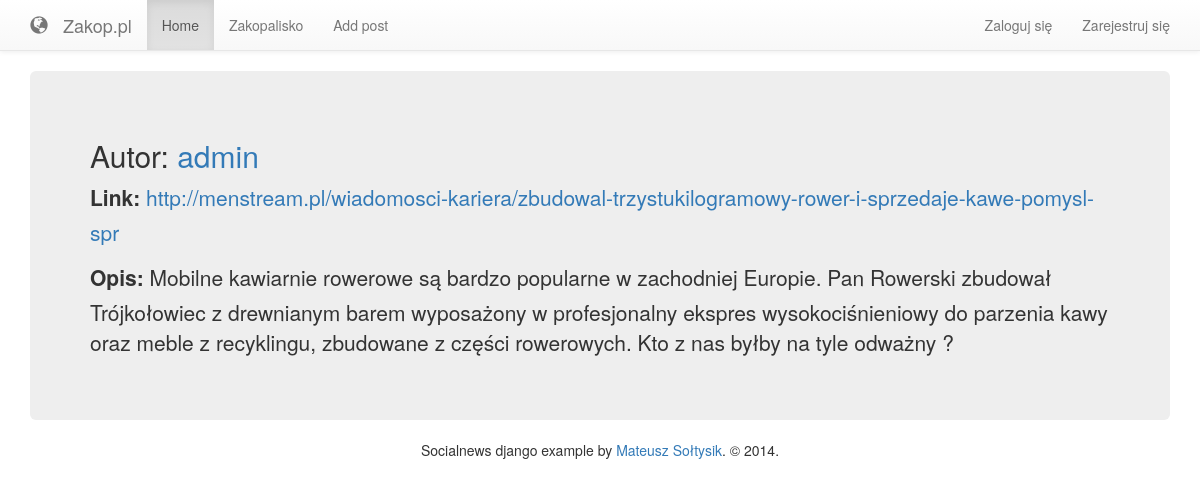
/post/1, run on an earlier commit of the app's database.
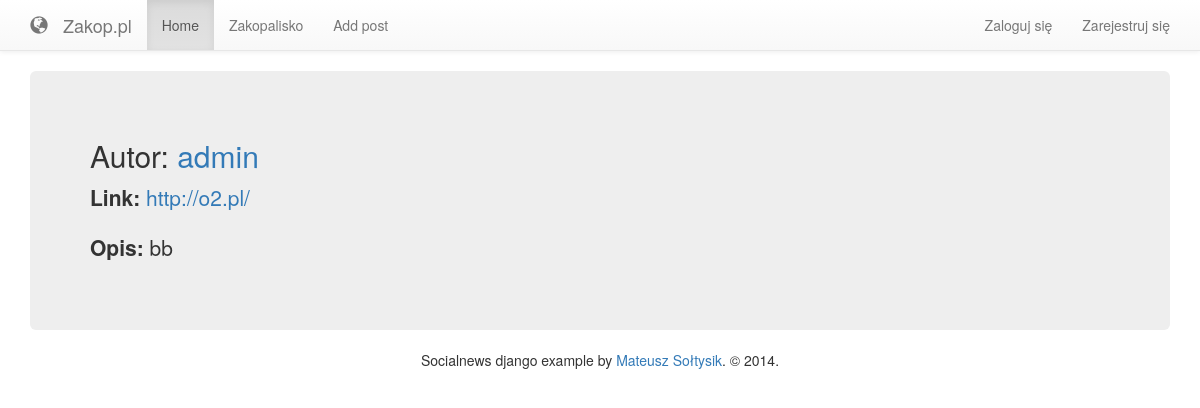
And on a later commit of the database.
### posts/models.py (models this page shows, shortened)
class Post(models.Model):
    title = models.CharField('Title', max_length=100, blank=False)
    author = models.ForeignKey(User, blank=False)
    url = models.URLField('URL', max_length=100, blank=False)
    submitted_on = models.DateTimeField(auto_now_add=True)
    tags = models.ManyToManyField(Tag)
    descriptions = models.TextField('Descriptions', max_length=100)
    points = models.DecimalField(default=0, max_digits=7, decimal_places=2)
    with_votes = PostVoteCountManager()
    objects = models.Manager()

### posts/views.py (the view)
class PostDetailView(DetailView):
    model = Post

### posts/models.py (called while the page is built)
    def get_queryset(self):
        return super(PostVoteCountManager, self).get_queryset().annotate(
            votes=Count('vote')).order_by('-points', '-votes')

### templates/posts/post_detail.html (shortened to what this page needs)
{% extends "base.html" %}
{% block content %}
    <h2>Autor: <a href="{% url "profile" slug=object.author %}">{{ object.author }}</a></h2>
    <p><label>Link:</label> <a href="{{ object.url }}">{{ object.url }}</a></p>
    <p><label>Opis:</label> {{ object.descriptions }}</p>
{% endblock %}

### templates/base.html (shortened to what this page needs)
{% load staticfiles %}<html lang="pl">
    <head>
        <link rel="stylesheet" href="//maxcdn.bootstrapcdn.com/bootstrap/3.2.0/css/bootstrap.min.css"/>
        <link rel="stylesheet" href="//maxcdn.bootstrapcdn.com/bootstrap/3.2.0/css/bootstrap-theme.min.css"/>
         <link rel="stylesheet" href="{% static "css/bootstrapModification.css" %}"/>
    </head>
    <body>
        {% include "header.html" %}
        <div class="container">
            <div class="jumbotron">
                {% block content %}
                {% endblock %}
            </div>
        </div>
        {% include "footer.html" %}
    </body>
</html>

### templates/header.html (shortened to what this page needs)
<div class="navbar navbar-default navbar-static-top" role="navigation">
  <div class="container">
    <div class="navbar-header">
      <a class="navbar-brand nohover"><span class="glyphicon glyphicon-globe"></span></a>
      <a class="navbar-brand" href="{% url 'home' %}">Zakop.pl</a>
    </div>
    <div class="navbar-collapse collapse">
      <ul class="nav navbar-nav">
        <li class="active"><a href="{% url 'home' %}">Home</a></li>
        <li><a href="{% url 'lounge' %}">Zakopalisko</a></li>
        <li><a href="{% url 'create_post' %}">Add post</a></li>
      </ul>
      <ul class="nav navbar-nav navbar-right">
          {% if user.is_authenticated %}
            <li><a href="{% url 'profile' slug=user.username %}">{{ user.username|capfirst }}</a></li>
            <li><a href="{% url 'logout' %}">Wyloguj się</a></li>
          {% else %}
            <li><a href="{% url 'login' %}">Zaloguj się</a></li>
            <li><a href="/accounts/register/">Zarejestruj się</a></li>
          {% endif %}
      </ul>
    </div>
  </div>
</div>

### templates/footer.html
<div id="footer" class="footer navbar-fixed-bottom">
  <div class="container">
    <p>Socialnews django example by <a href="http://m.soltysik.org">Mateusz Sołtysik</a>. &copy; 2014.</p>
  </div>
</div>

What changed in the data, as far as the page shows it:
changed Post "admin": url "http://menstream.pl/wiadomosci-kariera/zbudowal-trzystukilogramowy-rower-i-sprzedaje-kawe-pomysl-spr" → "http://o2.pl/"; descriptions "Mobilne kawiarnie rowerowe są bardzo popularne w zachodniej Europie. Pan Rowerski zbudował Trójkołowiec z drewnianym barem wyposażony w profesjonalny ekspres wysokociśnieniowy do parzenia kawy oraz meble z recyklingu, zbudowane z części rowerowych. Kto z nas byłby na tyle odważny ?" → "bb"
